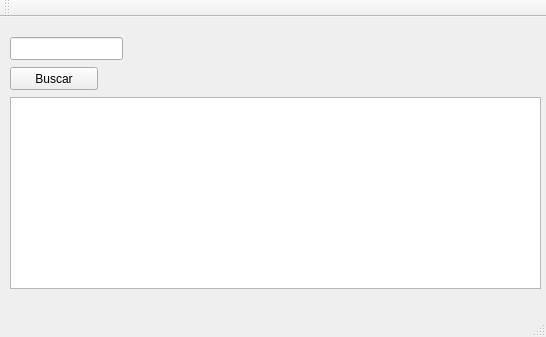
<?xml version="1.0" encoding="UTF-8"?>
<ui version="4.0">
 <class>MainWindow</class>
 <widget class="QMainWindow" name="MainWindow">
  <property name="geometry">
   <rect>
    <x>0</x>
    <y>0</y>
    <width>546</width>
    <height>337</height>
   </rect>
  </property>
  <property name="windowTitle">
   <string>MainWindow</string>
  </property>
  <widget class="QWidget" name="centralWidget">
   <widget class="QPushButton" name="btnBuscar">
    <property name="geometry">
     <rect>
      <x>10</x>
      <y>50</y>
      <width>88</width>
      <height>23</height>
     </rect>
    </property>
    <property name="text">
     <string>Buscar</string>
    </property>
   </widget>
   <widget class="QLineEdit" name="icao">
    <property name="geometry">
     <rect>
      <x>10</x>
      <y>20</y>
      <width>113</width>
      <height>23</height>
     </rect>
    </property>
   </widget>
   <widget class="QTextBrowser" name="textMetar">
    <property name="geometry">
     <rect>
      <x>10</x>
      <y>80</y>
      <width>531</width>
      <height>192</height>
     </rect>
    </property>
   </widget>
  </widget>
  <widget class="QMenuBar" name="menuBar">
   <property name="geometry">
    <rect>
     <x>0</x>
     <y>0</y>
     <width>546</width>
     <height>20</height>
    </rect>
   </property>
  </widget>
  <widget class="QToolBar" name="mainToolBar">
   <attribute name="toolBarArea">
    <enum>TopToolBarArea</enum>
   </attribute>
   <attribute name="toolBarBreak">
    <bool>false</bool>
   </attribute>
  </widget>
  <widget class="QStatusBar" name="statusBar"/>
 </widget>
 <layoutdefault spacing="6" margin="11"/>
 <resources/>
 <connections/>
</ui>
